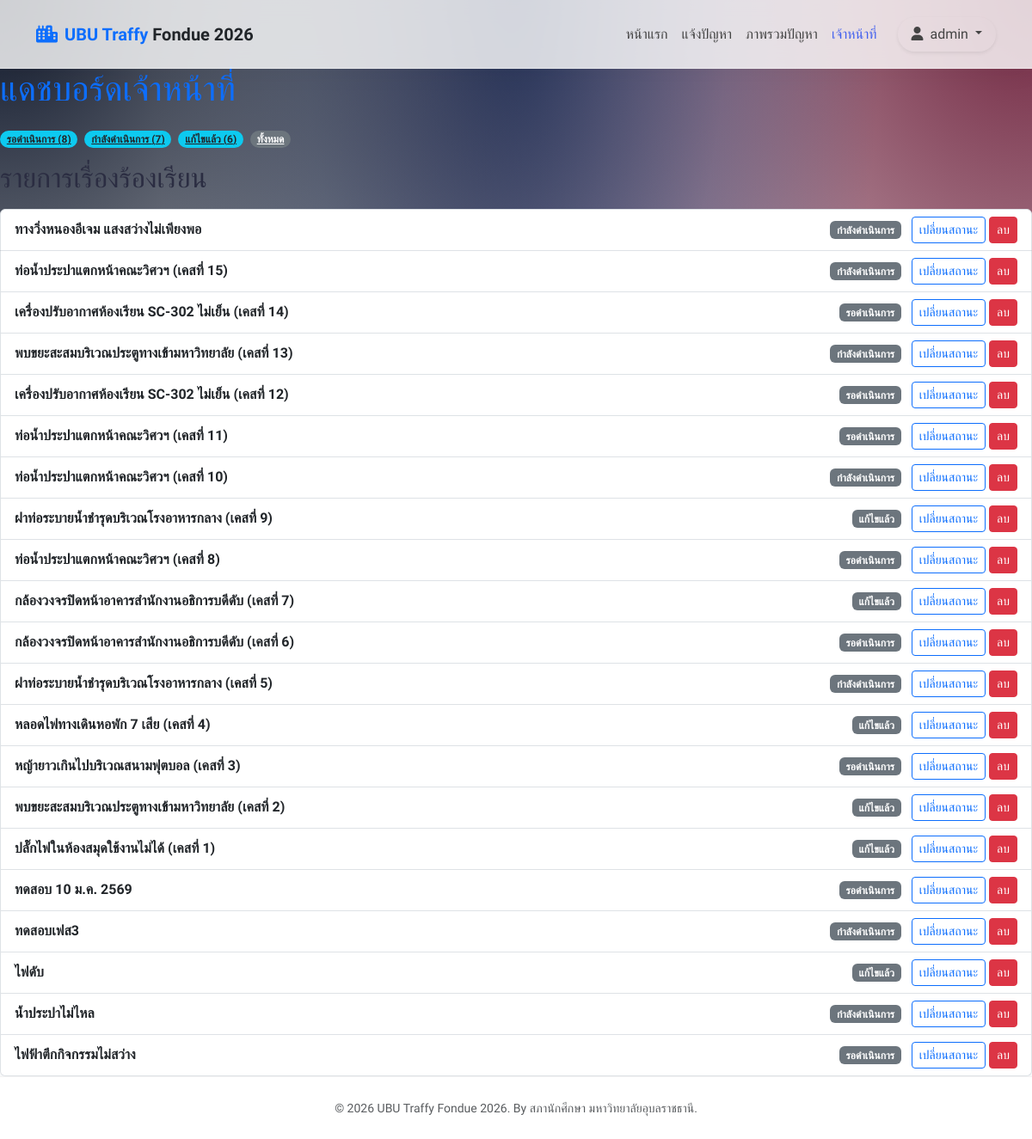
The page /staff/dashboard/ (signed in) on the database as committed earlier.
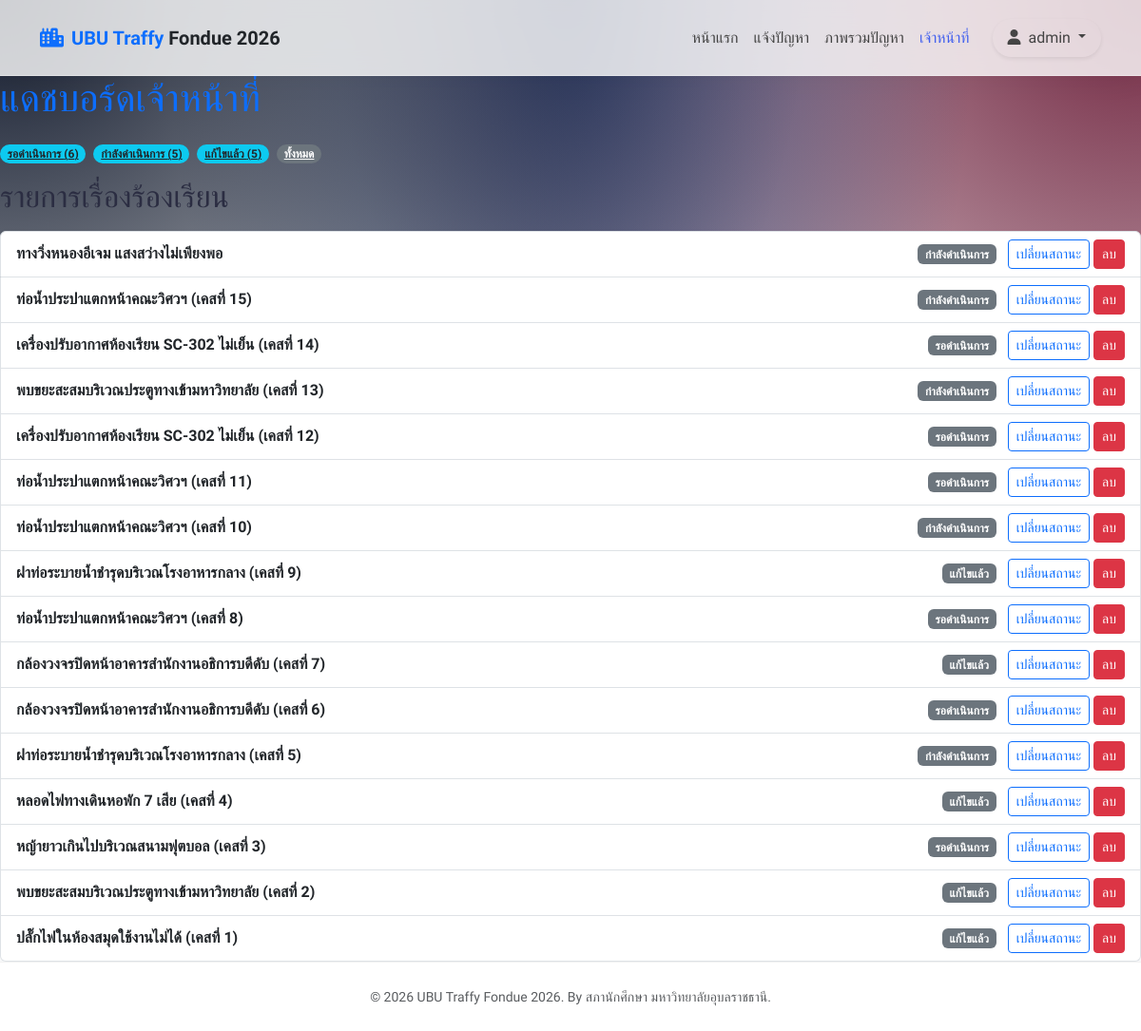
The same page on the database as committed later.
### core/models.py (models this page shows, shortened)
class Case(models.Model):
    STATUS_CHOICES = [
        ('pending', 'รอดำเนินการ'),
        ('in_progress', 'กำลังดำเนินการ'),
        ('resolved', 'แก้ไขแล้ว'),
    ]
    CATEGORY_CHOICES = [
        ('electrical', 'ไฟฟ้า'),
        ('water_supply', 'ประปา'),
        ('road_damage', 'ถนน/ทางเท้า'),
        ('other', 'อื่นๆ'),
    ]
    title = models.CharField(max_length=200)
    description = models.TextField()
    status = models.CharField(max_length=20, choices=STATUS_CHOICES, default='pending')
    category = models.CharField(max_length=50, choices=CATEGORY_CHOICES)
    reporter = models.ForeignKey(User, on_delete=models.CASCADE, related_name='reported_cases')
    created_at = models.DateTimeField(auto_now_add=True)
    updated_at = models.DateTimeField(auto_now=True)
    image_file = models.ImageField(upload_to='case_images/', blank=True, null=True)

### core/views.py (the view)
# urls.py: path('staff/dashboard/', views.staff_dashboard_view, name='staff_dashboard'),
@login_required
def staff_dashboard_view(request):
    if not request.user.is_staff:
        messages.error(request, 'คุณไม่มีสิทธิ์ในการเข้าถึงหน้านี้')
        return redirect('home')
    status_filter = request.GET.get('status')
    if status_filter:
        all_cases = Case.objects.filter(status=status_filter).order_by('-created_at')
    else:
        all_cases = Case.objects.all().order_by('-created_at')
    case_counts = Case.objects.values('status').annotate(total=Count('status'))
    status_counts = {item['status']: item['total'] for item in case_counts}
    context = {
        'all_cases': all_cases,
        'status_choices': Case.STATUS_CHOICES,
        'status_counts': status_counts,
        'selected_status': status_filter,
    }
    return render(request, 'core/staff_dashboard.html', context)

### core/templatetags/custom_filters.py (called while the page is built)
@register.filter
def get_item(dictionary, key):
    return dictionary.get(key)

### core/templates/core/staff_dashboard.html (shortened to what this page needs)
{% extends 'core/base.html' %}
{% load custom_filters %}
{% block content %}
    <h1 class="text-primary mb-4">แดชบอร์ดเจ้าหน้าที่</h1>
    <div class="mb-3 d-flex flex-wrap gap-2">
        {% for status_value, status_label in status_choices %}
            <a href="{% url 'staff_dashboard' %}?status={{ status_value }}" class="badge rounded-pill bg-info text-dark">
                {{ status_label }} ({{ status_counts|get_item:status_value|default:0 }})
            </a>
        {% endfor %}
        <a href="{% url 'staff_dashboard' %}" class="badge rounded-pill bg-secondary">ทั้งหมด</a>
    </div>
    <h2>รายการเรื่องร้องเรียน {% if selected_status %}(สถานะ: {{ selected_status }}){% endif %}</h2>
    <div class="list-group mt-3">
        {% if all_cases %}
            {% for case in all_cases %}
                <div class="list-group-item list-group-item-action d-flex justify-content-between align-items-center">
                    <a href="{% url 'case_detail' case.id %}" class="text-decoration-none text-dark fw-bold">{{ case.title }}</a>
                    <div>
                        <span class="badge bg-secondary me-2">{{ case.get_status_display }}</span>
                        <a href="{% url 'change_case_status' case.id %}" class="btn btn-sm btn-outline-primary">เปลี่ยนสถานะ</a>
                        <a href="{% url 'case_delete' case.id %}" class="btn btn-sm btn-danger">ลบ</a>
                    </div>
                </div>
            {% endfor %}
        {% else %}
            <div class="alert alert-warning text-center" role="alert">
                ไม่พบเรื่องร้องเรียนในสถานะนี้
            </div>
        {% endif %}
    </div>
{% endblock %}

Rows that differ between the two databases and show on the page:
removed Case: title "ทดสอบ 10 ม.ค. 2569", status "รอดำเนินการ"
removed Case: title "ทดสอบเฟส3", status "กำลังดำเนินการ"
removed Case: title "ไฟดับ", status "แก้ไขแล้ว"
removed Case: title "น้ำประปาไม่ไหล", status "กำลังดำเนินการ"
removed Case: title "ไฟฟ้าตึกกิจกรรมไม่สว่าง", status "รอดำเนินการ"
Other text that changed with them:
new list line: "รอดำเนินการ ( 6 )"
new list line: "กำลังดำเนินการ ( 5 )"
new list line: "แก้ไขแล้ว ( 5 )"
list line gone: "รอดำเนินการ ( 8 )"
list line gone: "กำลังดำเนินการ ( 7 )"
list line gone: "แก้ไขแล้ว ( 6 )"
